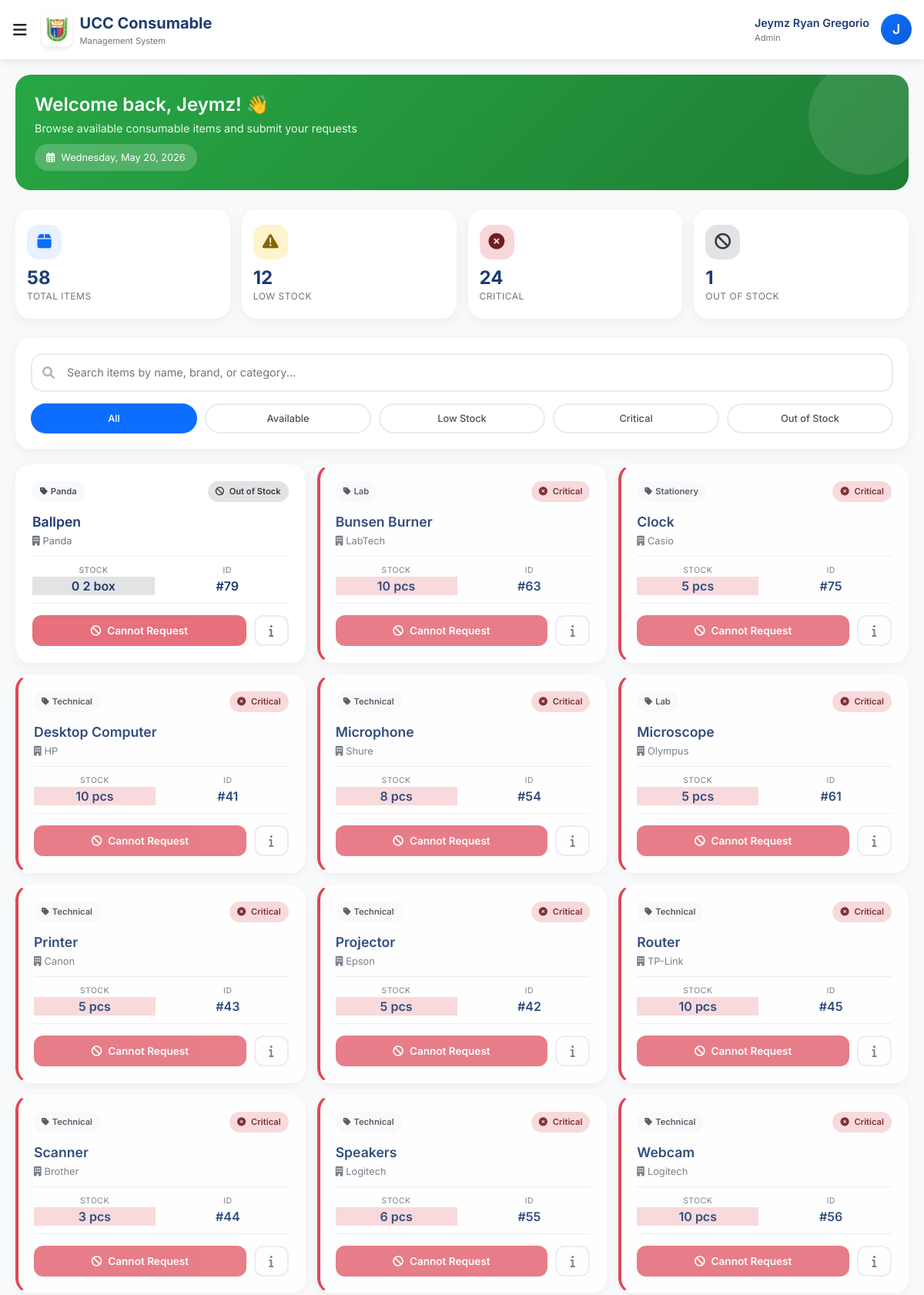
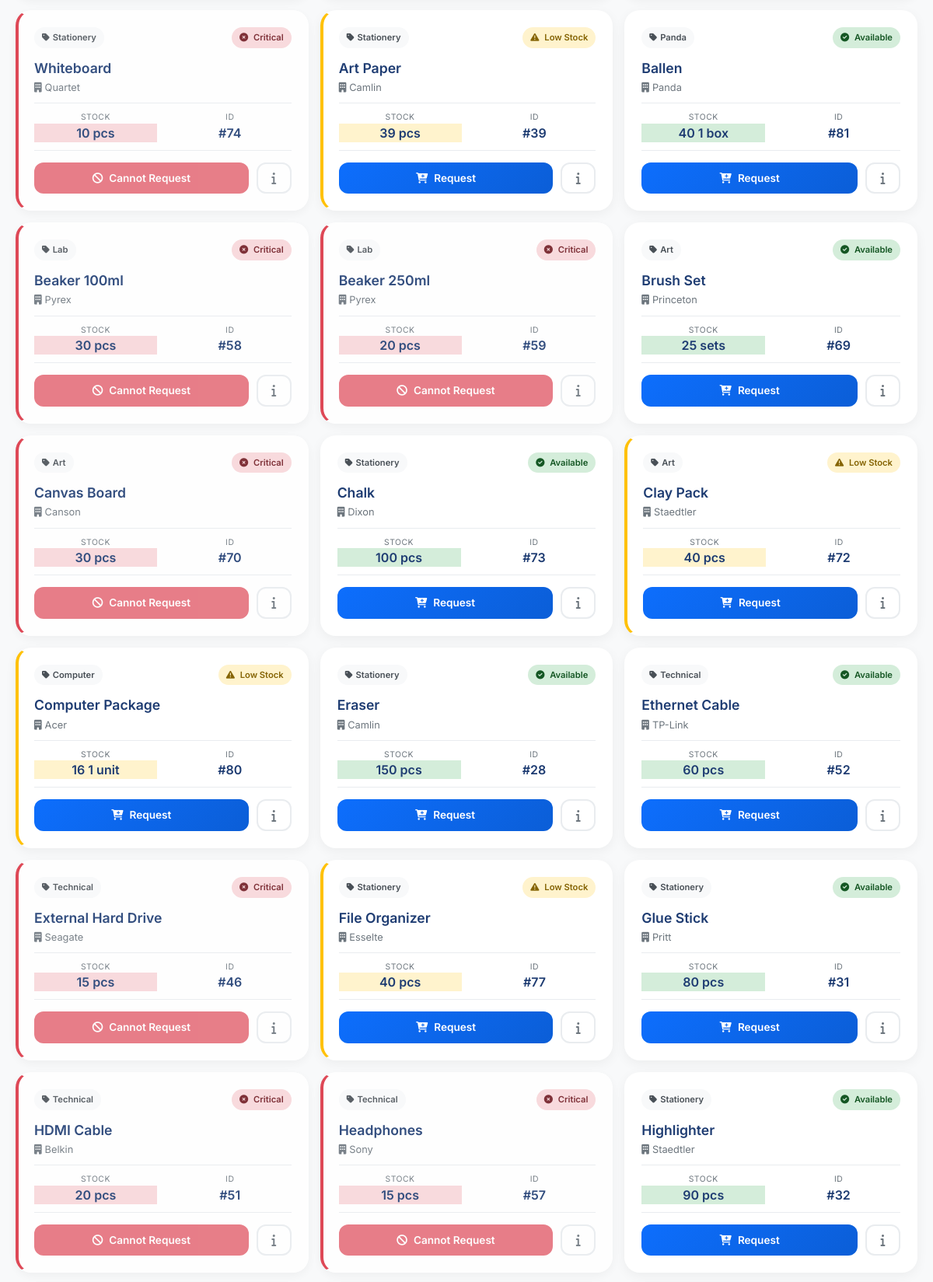
/consumable/dashboard.php (signed in, upper part), run on the app's committed database (2 pictures, top to bottom).
### tables this page shows
CREATE TABLE `users` (
  `id` int(11) NOT NULL,
  `password` varchar(255) NOT NULL,
  `full_name` varchar(100) NOT NULL,
  `email` varchar(100) NOT NULL,
  `role` enum('admin','user') DEFAULT 'user',
  `campus_assigned` varchar(100) DEFAULT NULL,
  `created_at` timestamp NOT NULL DEFAULT current_timestamp(),
  `updated_at` timestamp NOT NULL DEFAULT current_timestamp() ON UPDATE current_timestamp(),
  `reset_token` varchar(255) DEFAULT NULL,
  `reset_expiry` datetime DEFAULT NULL
);

CREATE TABLE `consumables` (
  `id` int(11) NOT NULL,
  `item_name` varchar(100) NOT NULL,
  `category` varchar(50) DEFAULT NULL,
  `quantity` int(11) NOT NULL,
  `status` enum('Available','Low','Out of Stock') DEFAULT 'Available',
  `unit` varchar(20) DEFAULT NULL,
  `supplier` varchar(100) DEFAULT NULL,
  `received_date` date DEFAULT NULL,
  `expiry_date` date DEFAULT NULL,
  `created_at` timestamp NOT NULL DEFAULT current_timestamp(),
  `brand` varchar(100) DEFAULT NULL,
  `serial_number` varchar(100) DEFAULT NULL,
  `identification` varchar(100) DEFAULT NULL
);

### consumable/dashboard.php (the view, shortened to what this page needs)
<?php
$database = new Database();
$db = $database->getConnection();
$user_id = $_SESSION['user_id'];
$user_query = $db->prepare("SELECT * FROM users WHERE id = ?");
$user_query->execute([$user_id]);
$user = $user_query->fetch(PDO::FETCH_ASSOC);
$items_query = "SELECT * FROM consumables ORDER BY
                CASE
                    WHEN quantity <= 0 THEN 1
                    WHEN quantity <= 10 THEN 2
                    ELSE 3
                END, item_name ASC";
$items_stmt = $db->prepare($items_query);
$items_stmt->execute();
$items = $items_stmt->fetchAll(PDO::FETCH_ASSOC);
$total_items = count($items);
$low_stock = 0;
$critical_stock = 0;
$out_of_stock = 0;
foreach ($items as $item) {
    $unit = strtolower(trim($item['unit'] ?? ''));
    $qty = $item['quantity'];
    if ($qty <= 0) {
        $out_of_stock++;
    } else {
        switch ($unit) {
            case 'pcs':
                if ($qty <= 30) {
                    $critical_stock++;
                } elseif ($qty <= 50) {
                    $low_stock++;
                }
                break;
            default:
                if ($qty <= 10) {
                    $critical_stock++;
                } elseif ($qty <= 20) {
                    $low_stock++;
                }
        }
    }
}
?>
<!DOCTYPE html>
<html lang="en">
<head>
    <link href="https://cdn.jsdelivr.net/npm/bootstrap@5.1.3/dist/css/bootstrap.min.css" rel="stylesheet">
    <link rel="stylesheet" href="https://cdnjs.cloudflare.com/ajax/libs/font-awesome/6.0.0/css/all.min.css">
</head>
<body>
    <nav class="navbar">
        <div class="container-fluid px-3">
            <div class="navbar-brand">
                <button class="btn btn-link text-dark p-0 me-2" type="button" data-bs-toggle="offcanvas" data-bs-target="#menu">
                    <i class="fas fa-bars fa-lg"></i>
                </button>
                <img src="assets/UCC_Logo.png" alt="UCC Logo">
                <div class="brand-text">
                    UCC Consumable
                    <small>Management System</small>
                </div>
            </div>
            <div class="user-info">
                <div class="user-details">
                    <div class="user-name"><?php echo htmlspecialchars($user['full_name']); ?></div>
                    <div class="user-role"><?php echo ucfirst($user['role'] ?? 'User'); ?></div>
                </div>
                <div class="user-avatar">
                    <?php echo strtoupper(substr($user['full_name'], 0, 1)); ?>
                </div>
            </div>
        </div>
    </nav>
    <div class="main-content">
        <div class="welcome-banner">
            <h2>Welcome back, <?php echo explode(' ', $user['full_name'])[0]; ?>! 👋</h2>
            <p>Browse available consumable items and submit your requests</p>
            <div class="date-badge">
                <i class="far fa-calendar-alt me-2"></i><?php echo date('l, F d, Y'); ?>
            </div>
        </div>
        <div class="stats-grid">
            <div class="stat-card">
                <div class="stat-icon total">
                    <i class="fas fa-box"></i>
                </div>
                <div class="stat-value"><?php echo $total_items; ?></div>
                <div class="stat-label">Total Items</div>
            </div>
            <div class="stat-card">
                <div class="stat-icon low">
                    <i class="fas fa-exclamation-triangle"></i>
                </div>
                <div class="stat-value"><?php echo $low_stock; ?></div>
                <div class="stat-label">Low Stock</div>
            </div>
            <div class="stat-card">
                <div class="stat-icon critical">
                    <i class="fas fa-times-circle"></i>
                </div>
                <div class="stat-value"><?php echo $critical_stock; ?></div>
                <div class="stat-label">Critical</div>
            </div>
            <div class="stat-card">
                <div class="stat-icon out">
                    <i class="fas fa-ban"></i>
                </div>
                <div class="stat-value"><?php echo $out_of_stock; ?></div>
                <div class="stat-label">Out of Stock</div>
            </div>
        </div>
        <div class="search-section">
            <div class="search-box">
                <i class="fas fa-search"></i>
                <input type="text" id="searchInput" placeholder="Search items by name, brand, or category...">
            </div>
            <div class="filter-buttons">
                <button class="filter-btn active" data-filter="all">All</button>
                <button class="filter-btn" data-filter="available">Available</button>
                <button class="filter-btn" data-filter="low">Low Stock</button>
                <button class="filter-btn" data-filter="critical">Critical</button>
                <button class="filter-btn" data-filter="out">Out of Stock</button>
            </div>
        </div>
        <div class="items-grid" id="itemsGrid">
            <?php if (empty($items)): ?>
                <div class="empty-state">
                    <i class="fas fa-box-open"></i>
                    <h3>No items found</h3>
                    <p>There are no consumable items available at the moment.</p>
                </div>
            <?php else: ?>
                <?php foreach ($items as $item):
                    $unit = strtolower(trim($item['unit'] ?? ''));
                    $qty = $item['quantity'];
                    $is_critical = false;
                    if ($qty <= 0) {
                        $is_critical = true;
                    } else {
                        switch ($unit) {
                            case 'pcs':
                                if ($qty <= 30) $is_critical = true;
                                break;
                            default:
                                if ($qty <= 10) $is_critical = true;
                        }
                    }
                    if ($qty <= 0) {
                        $status_class = 'status-out';
                        $status_text = 'Out of Stock';
                        $card_class = '';
                        $status_icon = 'fa-ban';
                    } else {
                        switch ($unit) {
                            case 'pcs':
                                if ($qty <= 30) {
                                    $status_class = 'status-critical';
                                    $status_text = 'Critical';
                                    $card_class = 'critical';
                                    $status_icon = 'fa-times-circle';
                                } elseif ($qty <= 50) {
                                    $status_class = 'status-low';
                                    $status_text = 'Low Stock';
                                    $card_class = 'low';
                                    $status_icon = 'fa-exclamation-triangle';
                                } else {
                                    $status_class = 'status-available';
                                    $status_text = 'Available';
                                    $card_class = '';
                                    $status_icon = 'fa-check-circle';
                                }
                                break;
                            default:
                                if ($qty <= 10) {
                                    $status_class = 'status-critical';
                                    $status_text = 'Critical';
                                    $card_class = 'critical';
                                    $status_icon = 'fa-times-circle';
                                } elseif ($qty <= 20) {
                                    $status_class = 'status-low';
                                    $status_text = 'Low Stock';
                                    $card_class = 'low';
                                    $status_icon = 'fa-exclamation-triangle';
                                } else {
                                    $status_class = 'status-available';
                                    $status_text = 'Available';
                                    $card_class = '';
                                    $status_icon = 'fa-check-circle';
                                }
                        }
                    }
                ?>
                <div class="item-card <?php echo $card_class; ?>"
                     data-name="<?php echo strtolower($item['item_name']); ?>"
                     data-brand="<?php echo strtolower($item['brand'] ?? ''); ?>"
                     data-category="<?php echo strtolower($item['category'] ?? ''); ?>"
                     data-status="<?php echo $status_text; ?>"
                     data-quantity="<?php echo $item['quantity']; ?>"
                     data-critical="<?php echo $is_critical ? '1' : '0'; ?>">
                    <div class="item-header">
                        <span class="item-category">
                            <i class="fas fa-tag me-1"></i><?php echo htmlspecialchars($item['category'] ?? 'Uncategorized'); ?>
                        </span>
                        <span class="item-status <?php echo $status_class; ?>">
                            <i class="fas <?php echo $status_icon; ?> me-1"></i>
                            <?php echo $status_text; ?>
                        </span>
                    </div>
                    <h3 class="item-name"><?php echo htmlspecialchars($item['item_name']); ?></h3>
                    <div class="item-brand">
                        <i class="fas fa-building me-1"></i><?php echo htmlspecialchars($item['brand'] ?? 'Generic'); ?>
                    </div>
                    <div class="item-details">
                        <div class="detail-item">
                            <div class="detail-label">Stock</div>
                            <div class="detail-value <?php echo $status_class; ?>">
                                <?php echo $item['quantity']; ?> <?php echo htmlspecialchars($item['unit'] ?? 'pcs'); ?>
                            </div>
                        </div>
                        <div class="detail-item">
                            <div class="detail-label">ID</div>
                            <div class="detail-value">
                                #<?php echo $item['id']; ?>
                            </div>
                        </div>
                    </div>
                    <div class="item-footer">
                        <?php if ($is_critical): ?>
                            <button class="btn-request critical-disabled"
                                    disabled
                                    data-tooltip="This item is CRITICAL and cannot be requested"
                                    style="position: relative;">
                                <i class="fas fa-ban me-2"></i>Cannot Request
                            </button>
                        <?php else: ?>
                            <button class="btn-request"
                                    onclick="addToCart(<?php echo $item['id']; ?>, '<?php echo htmlspecialchars($item['item_name']); ?>', <?php echo $item['quantity']; ?>)">
                                <i class="fas fa-cart-plus me-2"></i>Request
                            </button>
                        <?php endif; ?>
                        <button class="btn-details" onclick="viewDetails(<?php echo $item['id']; ?>)">
                            <i class="fas fa-info"></i>
                        </button>
                    </div>
                </div>
                <?php endforeach; ?>
            <?php endif; ?>
        </div>
    </div>
</body>
</html>

### data on the page
users: full_name "Jeymz Ryan Gregorio", role "Admin", full_name "J", full_name "Jeymz"
consumables: category "Panda", quantity "Out of Stock", item_name "Ballpen", brand "Panda", quantity "0", unit "2 box", id "79", shows "Cannot Request"
consumables: category "Lab", quantity "Critical", item_name "Bunsen Burner", brand "LabTech", quantity "10", unit "pcs", id "63", shows "Cannot Request"
consumables: category "Stationery", quantity "Critical", item_name "Clock", brand "Casio", quantity "5", unit "pcs", id "75", shows "Cannot Request"
consumables: category "Technical", quantity "Critical", item_name "Desktop Computer", brand "HP", quantity "10", unit "pcs", id "41", shows "Cannot Request"
consumables: category "Technical", quantity "Critical", item_name "Microphone", brand "Shure", quantity "8", unit "pcs", id "54", shows "Cannot Request"
consumables: category "Lab", quantity "Critical", item_name "Microscope", brand "Olympus", quantity "5", unit "pcs", id "61", shows "Cannot Request"
consumables: category "Technical", quantity "Critical", item_name "Printer", brand "Canon", quantity "5", unit "pcs", id "43", shows "Cannot Request"
consumables: category "Technical", quantity "Critical", item_name "Projector", brand "Epson", quantity "5", unit "pcs", id "42", shows "Cannot Request"
consumables: category "Technical", quantity "Critical", item_name "Router", brand "TP-Link", quantity "10", unit "pcs", id "45", shows "Cannot Request"
consumables: category "Technical", quantity "Critical", item_name "Scanner", brand "Brother", quantity "3", unit "pcs", id "44", shows "Cannot Request"
consumables: category "Technical", quantity "Critical", item_name "Speakers", brand "Logitech", quantity "6", unit "pcs", id "55", shows "Cannot Request"
consumables: category "Technical", quantity "Critical", item_name "Webcam", brand "Logitech", quantity "10", unit "pcs", id "56", shows "Cannot Request"
consumables: category "Stationery", quantity "Critical", item_name "Whiteboard", brand "Quartet", quantity "10", unit "pcs", id "74", shows "Cannot Request"
consumables: category "Stationery", quantity "Low Stock", item_name "Art Paper", brand "Camlin", quantity "39", unit "pcs", id "39"
consumables: category "Panda", quantity "Available", item_name "Ballen", brand "Panda", quantity "40", unit "1 box", id "81"
consumables: category "Lab", quantity "Critical", item_name "Beaker 100ml", brand "Pyrex", quantity "30", unit "pcs", id "58", shows "Cannot Request"
consumables: category "Lab", quantity "Critical", item_name "Beaker 250ml", brand "Pyrex", quantity "20", unit "pcs", id "59", shows "Cannot Request"
consumables: category "Art", quantity "Available", item_name "Brush Set", brand "Princeton", quantity "25", unit "sets", id "69"
consumables: category "Art", quantity "Critical", item_name "Canvas Board", brand "Canson", quantity "30", unit "pcs", id "70", shows "Cannot Request"
consumables: category "Stationery", quantity "Available", item_name "Chalk", brand "Dixon", quantity "100", unit "pcs", id "73"
consumables: category "Art", quantity "Low Stock", item_name "Clay Pack", brand "Staedtler", quantity "40", unit "pcs", id "72"
consumables: category "Computer", quantity "Low Stock", item_name "Computer Package", brand "Acer", quantity "16", unit "1 unit", id "80"
consumables: category "Stationery", quantity "Available", item_name "Eraser", brand "Camlin", quantity "150", unit "pcs", id "28"
consumables: category "Technical", quantity "Available", item_name "Ethernet Cable", brand "TP-Link", quantity "60", unit "pcs", id "52"
consumables: category "Technical", quantity "Critical", item_name "External Hard Drive", brand "Seagate", quantity "15", unit "pcs", id "46", shows "Cannot Request"
consumables: category "Stationery", quantity "Low Stock", item_name "File Organizer", brand "Esselte", quantity "40", unit "pcs", id "77"
consumables: category "Stationery", quantity "Available", item_name "Glue Stick", brand "Pritt", quantity "80", unit "pcs", id "31"
consumables: category "Technical", quantity "Critical", item_name "HDMI Cable", brand "Belkin", quantity "20", unit "pcs", id "51", shows "Cannot Request"
consumables: category "Technical", quantity "Critical", item_name "Headphones", brand "Sony", quantity "15", unit "pcs", id "57", shows "Cannot Request"
consumables: category "Stationery", quantity "Available", item_name "Highlighter", brand "Staedtler", quantity "90", unit "pcs", id "32"

### other printed values
$total_items "58"
$low_stock "12"
$critical_stock "24"
$out_of_stock "1"
